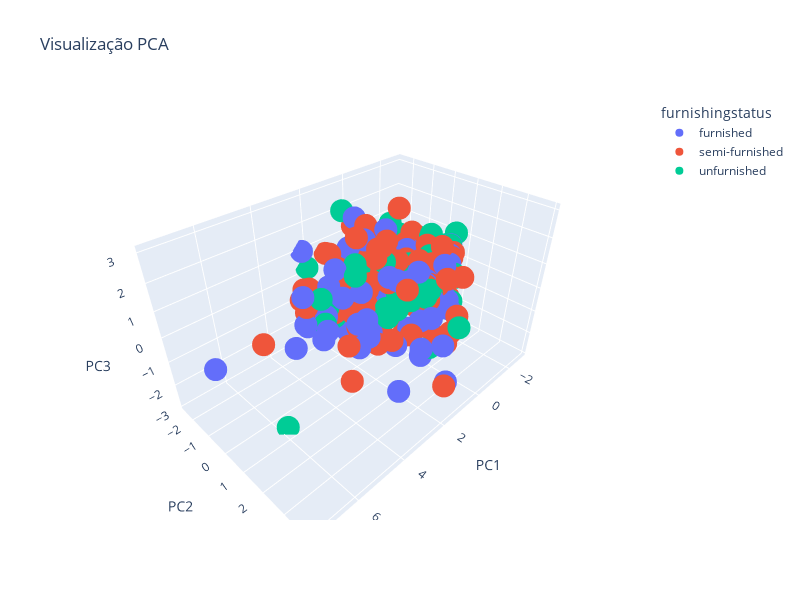

Notebook cell for this chart:
### Markdown cell above
## Visualizar os resultados

### Code cell
px.scatter_3d(df_housing,x='PC1',y='PC2',z='PC3',color='furnishingstatus',
              title='Visualização PCA', width=800, height=600, hover_data=['furnishingstatus'])

### Figure 1 — Plotly figure (JSON) as saved in the notebook; plotly's stock layout.template omitted (floating-point values rounded to 4 significant figures; data arrays with more than 128 entries replaced by an {"elided": "..."} marker saying what was removed)
{"data": [{"customdata": {"elided": "140x1 str values"}, "hovertemplate": "furnishingstatus=%{customdata[0]}<br>PC1=%{x}<br>PC2=%{y}<br>PC3=%{z}<extra></extra>", "legendgroup": "furnished", "marker": {"color": "#636efa", "symbol": "circle"}, "mode": "markers", "name": "furnished", "scene": "scene", "showlegend": true, "type": "scatter3d", "x": {"elided": "140 float values"}, "y": {"elided": "140 float values"}, "z": {"elided": "140 float values"}}, {"customdata": {"elided": "227x1 str values"}, "hovertemplate": "furnishingstatus=%{customdata[0]}<br>PC1=%{x}<br>PC2=%{y}<br>PC3=%{z}<extra></extra>", "legendgroup": "semi-furnished", "marker": {"color": "#EF553B", "symbol": "circle"}, "mode": "markers", "name": "semi-furnished", "scene": "scene", "showlegend": true, "type": "scatter3d", "x": {"elided": "227 float values"}, "y": {"elided": "227 float values"}, "z": {"elided": "227 float values"}}, {"customdata": {"elided": "178x1 str values"}, "hovertemplate": "furnishingstatus=%{customdata[0]}<br>PC1=%{x}<br>PC2=%{y}<br>PC3=%{z}<extra></extra>", "legendgroup": "unfurnished", "marker": {"color": "#00cc96", "symbol": "circle"}, "mode": "markers", "name": "unfurnished", "scene": "scene", "showlegend": true, "type": "scatter3d", "x": {"elided": "178 float values"}, "y": {"elided": "178 float values"}, "z": {"elided": "178 float values"}}], "layout": {"height": 600, "legend": {"title": {"text": "furnishingstatus"}, "tracegroupgap": 0}, "scene": {"domain": {"x": [0, 1], "y": [0, 1]}, "xaxis": {"title": {"text": "PC1"}}, "yaxis": {"title": {"text": "PC2"}}, "zaxis": {"title": {"text": "PC3"}}}, "title": {"text": "Visualização PCA"}, "width": 800}}
